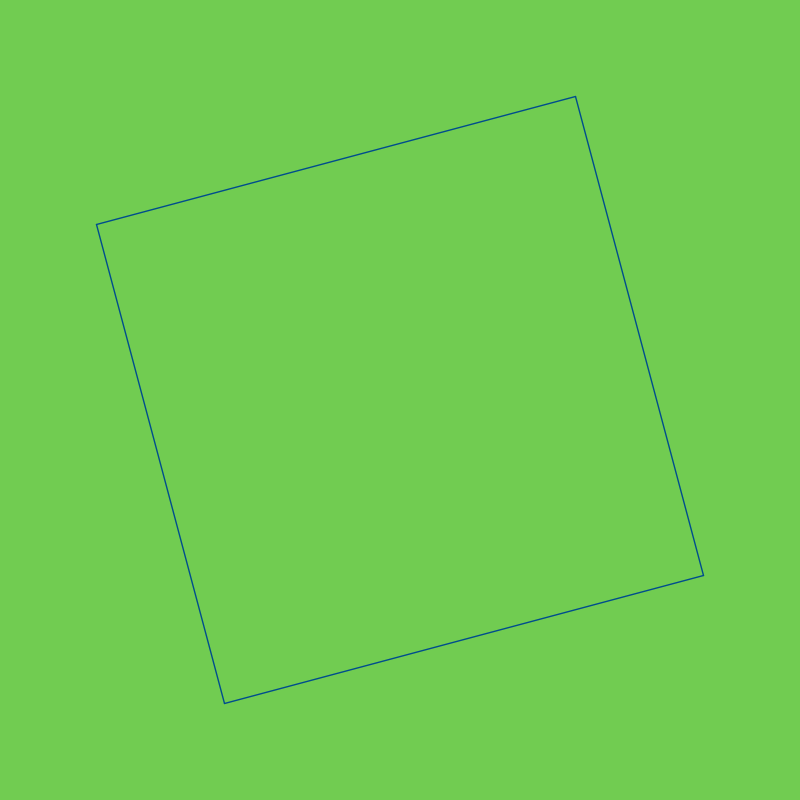
Frame 1 (no input)
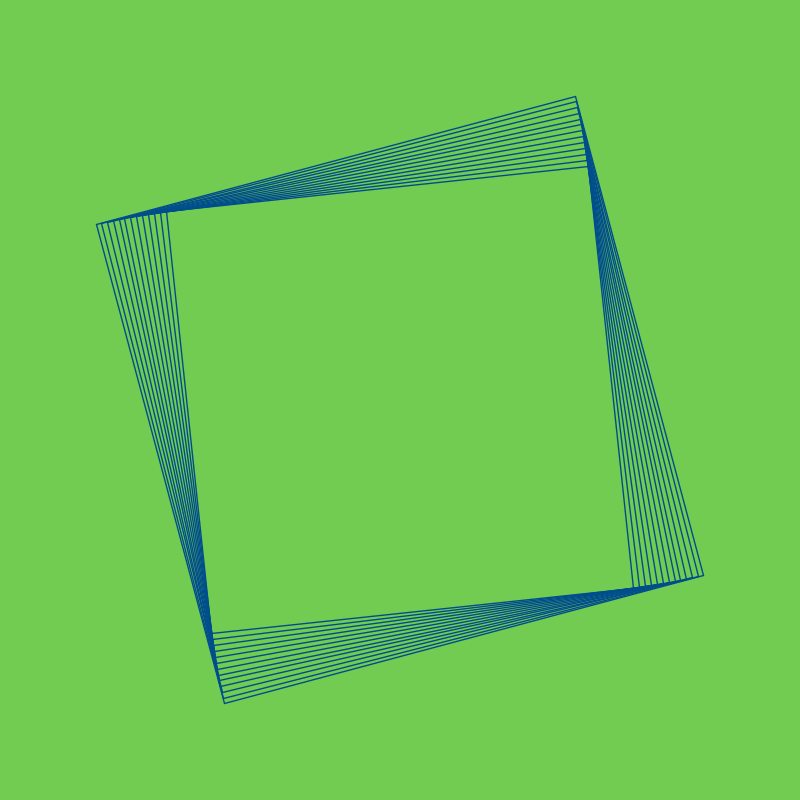
Frame 60 (the mouse pressed at the canvas centre just before this capture)
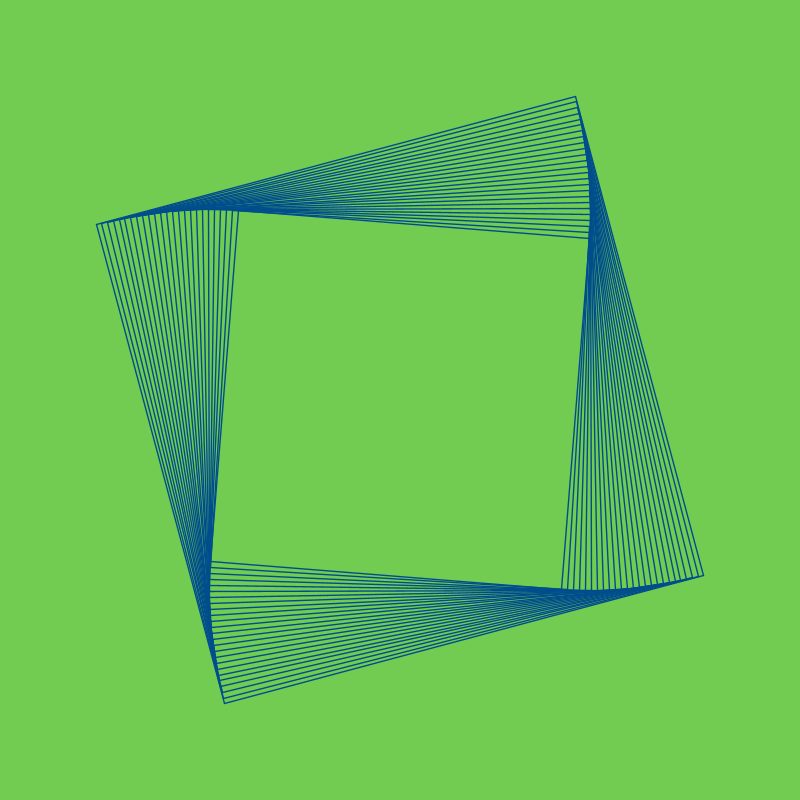
Frame 120 (the mouse held since frame 60 and released just before this capture)

The Processing sketch that drew these frames (run headless with seeded random() and noise(); from frame 60 on, the mouse is pressed at the canvas centre):

// Processing sketch: pursuitCurve
// ── pursuitCurve.pde
/* //<>//
  Persuit Curve for any regular polygon
*/

color[] pantone2016 = 
  {
  #f7cac9, #f7786b, #91a8d0, #004d8c, #fbe337, 
  #98ddde, #9896a4, #dc443a, #b18f6a, #71cc51
};

ArrayList<Particle> m = new ArrayList<Particle>();

int padding=40;

void setup() {
  size(800, 800);
  background(pantone2016[9]);
  stroke(pantone2016[3]);
  strokeWeight(1.4);
  
  polygon(0, 0, 350, 4); // creates particles
  
  drawCenterRotated();
  //noLoop();
}

void draw() {
  if (frameCount%5==0) {
    drawCenterRotated();
  }

  followNext(m); //<>//
  //m.get(0).move();
}

void drawCenterRotated(){
  pushMatrix();
  translate(width/2,height/2);
  rotate(PI/6);
  drawLines(m);
  popMatrix(); 
}

// follows next element in array
// (last element follows first)
void followNext(ArrayList<Particle> p) {
  for (int i=0; i<p.size()-1; i++) {
    p.get(i).follow(p.get(i+1));
  }
  p.get(p.size()-1).follow(p.get(0));
}

void followPrevious(ArrayList<Particle> p) {
  
  p.get(0).follow(p.get(p.size()-1)); //<>//
  for (int i=p.size()-1; i>0; i--) {
    p.get(i).follow(p.get(i-1));
  }
}

// draw lines from each element to the next
// (last element connects to first first)
void drawLines(ArrayList<Particle> p) {
  for (int i=0; i<p.size()-1; i++) {
    line(p.get(i).pos.x, p.get(i).pos.y, p.get(i+1).pos.x, p.get(i+1).pos.y);
  }
  line(p.get(p.size()-1).pos.x, p.get(p.size()-1).pos.y, p.get(0).pos.x, p.get(0).pos.y);
}

// creates a Particle for each vertex of the polygon and adds it to the array m 
void polygon(float x, float y, float radius, int npoints) {
  if (npoints<=2) {
    pushStyle();
    stroke(44);
    point(x, y);
    popStyle();
  } else {
    float angle = TWO_PI / npoints;
    //beginShape();
    for (float a = 0; a < TWO_PI; a += angle) {
      float sx = x + cos(a) * radius;
      float sy = y + sin(a) * radius;
      //vertex(sx, sy);
      m.add(new Particle(sx, sy, 1.2));
    }
    //endShape(CLOSE);
  }
}
// ── Particle.pde
/*

Inspired in the MiceProblem:
  https://en.wikipedia.org/wiki/Mice_problem

*/

class Particle{
  
  PVector pos;
  float vel;
  PVector path;
  
  Particle(float x, float y, float v){
    pos = new PVector(x,y);
    path = new PVector(0,0);
    vel = v;
  }
  
  void follow(Particle target){
    path = PVector.sub(target.pos, this.pos); //<>//
    float scale = vel/path.mag();
    path = new PVector(path.x*scale, path.y*scale);
    pos.add(path);
  }
  
  void move(){
    pos.add(path);
  }
  
  void display(){
    //move();
    ellipse(pos.x,pos.y,5,5);
    
  }
  
}
